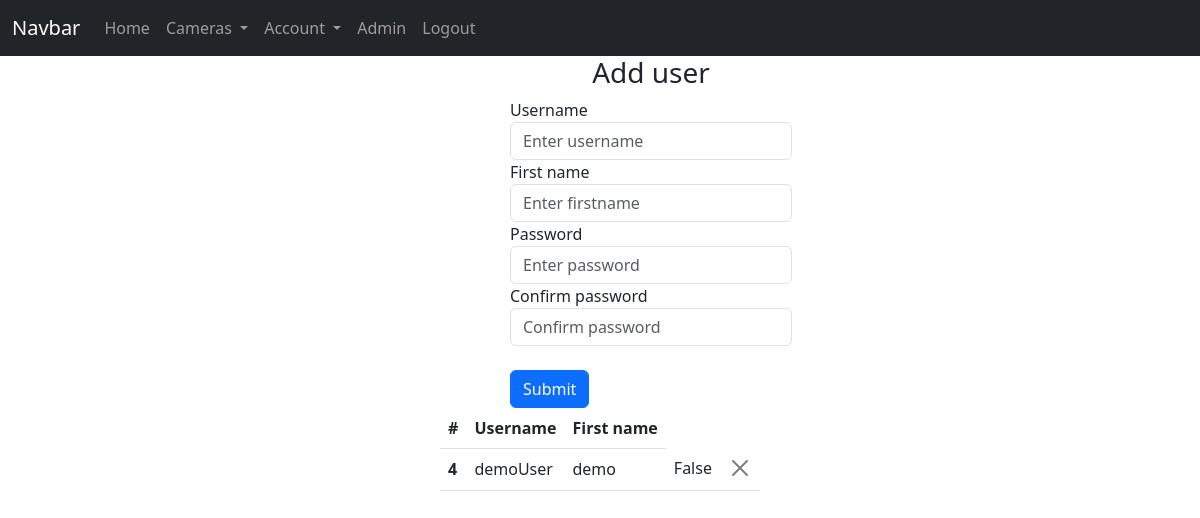
Before: /admin-page (signed in) with the older database file.
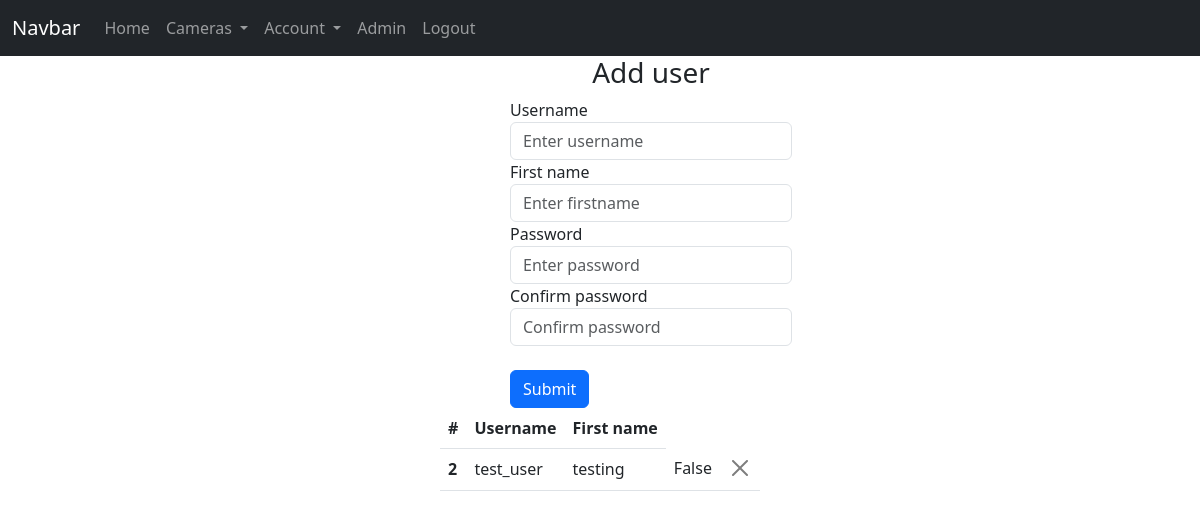
After: the same page with the newer database file.
### website/models.py (models this page shows)
class User(db.Model, UserMixin):
    id = db.Column(db.Integer, primary_key=True) # unique id to make sure the users are unique
    username = db.Column(db.String(20), unique=True) # username, must be unique
    password = db.Column(db.String(40)) # password
    first_name = db.Column(db.String(20)) # first name
    is_admin = db.Column(db.Boolean, default=False, nullable= False) # check if the user is an admin user, by default only the admin account will be admin
    user_cameras = db.relationship('IpCamera') # the ids of the cameras that are linked to the user

### website/admin.py (the view, shortened to what this page needs)
@admin.route('/admin-page', methods=['GET', 'POST'])
@login_required
def admin_page():
    if not current_user.is_admin:
        return redirect(url_for('views.home'))
    users = db.session.query(User).all()
    return render_template("admin_page.html", user=current_user, users=users)

### website/__init__.py (called while the page is built)
def create_app():
    app = Flask(__name__)
    app.config.from_pyfile(path.join('config', 'app.conf'))
    db.init_app(app)
    from .views import views
    from .auth import auth
    from .camera import camera
    from .admin import admin
    app.register_blueprint(views, url_prefix='/')
    app.register_blueprint(auth, url_prefix='/')
    app.register_blueprint(camera, url_prefix='/')
    app.register_blueprint(admin, url_prefix='/')
    from .models import User, IpCamera
    create_database(app)
    login_manager = LoginManager()
    login_manager.login_view = 'auth.login'
    login_manager.init_app(app)
    @login_manager.user_loader
    def load_user(id):
        return db.session.query(User).get(int(id))
    return app

### website/templates/admin_page.html (shortened to what this page needs)
{% extends "base.html" %} {% block title %}Admin page{% endblock %} {% block
style %}
<link rel="stylesheet" href="{{ url_for('static', filename='base.css') }}" />
<link
  rel="stylesheet"
  href="{{ url_for('static', filename='admin_page.css') }}"
/>
{% endblock %} {% block content %}
<div class="row justify-content-md-center">
  <div class="col-md-1">
  </div>
  <div class="col-md-3">
    <form method="POST">
      <h3 align="center">Add user</h3>
      <div class="form-group">
        <label for="username">Username</label>
        <input
          type="text"
          class="form-control"
          id="username"
          name="username"
          placeholder="Enter username"
          maxlength="20"
        />
      </div>
      <div class="form-group">
        <label for="firstName">First name</label>
        <input
          type="text"
          class="form-control"
          id="firstName"
          name="firstName"
          placeholder="Enter firstname"
          maxlength="20"
        />
      </div>
      <div class="form-group">
        <label for="password1">Password</label>
        <input
          type="password"
          class="form-control"
          id="password1"
          name="password1"
          placeholder="Enter password"
          maxlength="40"
        />
      </div>
      <div class="form-group">
        <label for="password2">Confirm password</label>
        <input
          type="password"
          class="form-control"
          id="password2"
          name="password2"
          placeholder="Confirm password"
          maxlength="40"
        />
      </div>
      <br />
      <button type="submit" class="btn btn-primary">Submit</button>
    </form>
  </div>
  </div>
<table class="table" id="Users">
  <thead>
    <tr>
      <th scope="col">#</th>
      <th scope="col">Username</th>
      <th scope="col">First name</th>
    </tr>
  </thead>
  <tbody>
    {% for user in users %} {% if user.username != "admin" %}
    <tr>
      <th scope="row">{{ user.id }}</th>
      <td>{{ user.username }}</td>
      <td>{{ user.first_name }}</td>
      <td>{{ user.is_admin }}</td>
      <td>
        <button
          type="button"
          class="btn-close"
          onclick="deleteUser({{ user.id }})"
        ></button>
      </td>
    </tr>
    {% endif %} {% endfor %}
  </tbody>
</table>
{% endblock %}

### website/templates/base.html (shortened to what this page needs)
<!DOCTYPE html>
<html lang="en">
  <head>
    <link
      href="https://cdn.jsdelivr.net/npm/bootstrap@5.3.0-alpha1/dist/css/bootstrap.min.css"
      rel="stylesheet"
    />
    <link
      rel="stylesheet"
      href="{{ url_for('static', filename='base.css') }}"
    />
    {% block style %} {% endblock %}
  </head>
  <body>
    <nav class="navbar navbar-expand-lg navbar-dark bg-dark">
      <div class="container-fluid">
        <a class="navbar-brand" href="#">Navbar</a>
        <div class="collapse navbar-collapse" id="navbar">
          <div class="navbar-nav">
            {% if user.is_authenticated %}
            <a class="nav-link" aria-current="page" href="/">Home</a>
            <li class="nav-item dropdown">
              <a
                class="nav-link dropdown-toggle"
                href="#"
                role="button"
                data-bs-toggle="dropdown"
                aria-expanded="false"
              >
                Cameras
              </a>
            </li>
            <li class="nav-item dropdown">
              <a
                class="nav-link dropdown-toggle"
                href="#"
                role="button"
                data-bs-toggle="dropdown"
                aria-expanded="false"
              >
                Account
              </a>
            </li>
            {% if user.is_admin == true %}
            <a class="nav-link" href="/admin-page">Admin</a>
            {% endif %}
            <a class="nav-link" href="/logout">Logout</a>
            {% else %}
            <a class="nav-link" href="/login">Login</a>
            {% endif %}
          </div>
        </div>
      </div>
    </nav>
    {% block content %} {% endblock %}
  </body>
</html>

### website/static/base.css (style rules this page uses)
body { margin: 0; padding: 0; }

### website/static/admin_page.css (style rules this page uses)
.table { width: fit-content; margin-left: auto; margin-right: auto; }

Changed rows visible on the page:
removed User: id "4", username "demoUser", first_name "demo", is_admin "False"
added User: id "2", username "test_user", first_name "testing", is_admin "False"
